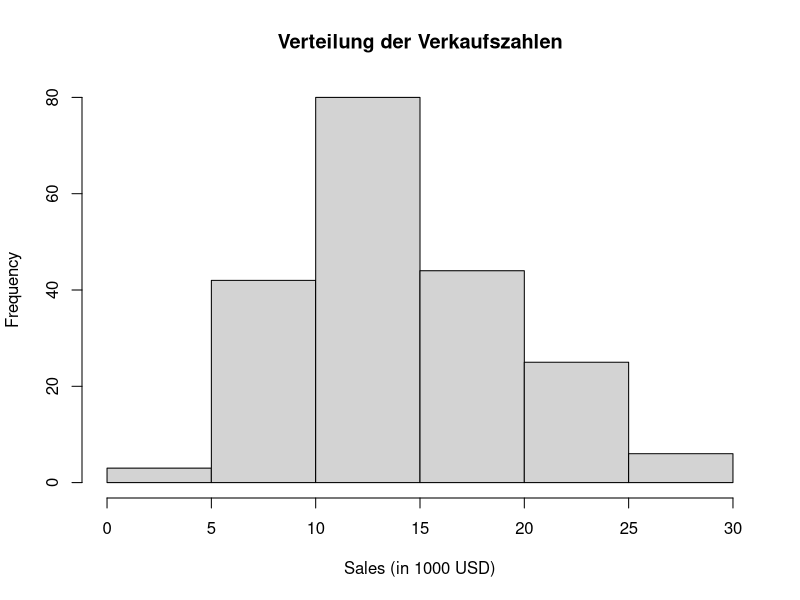
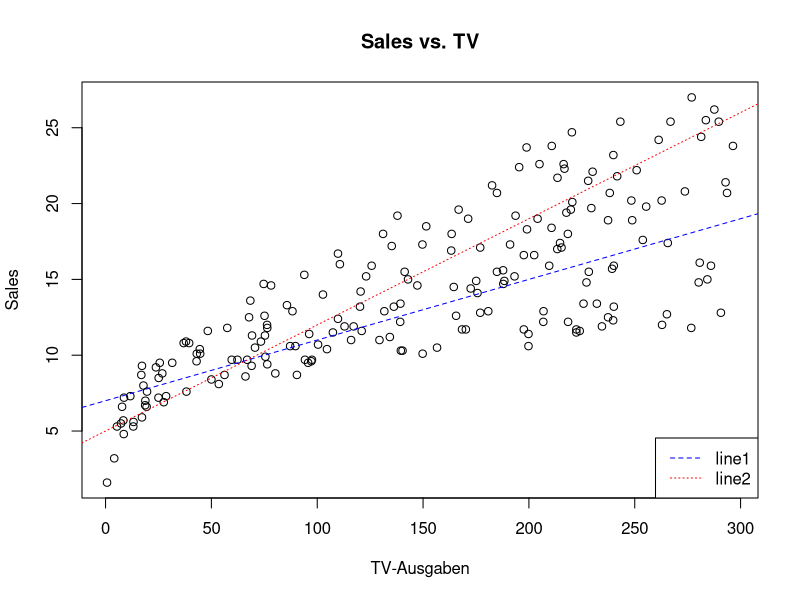
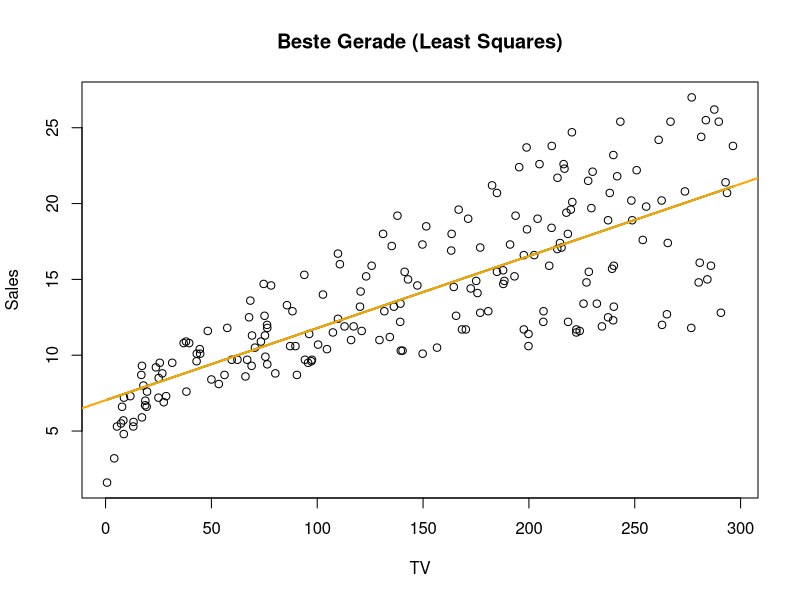
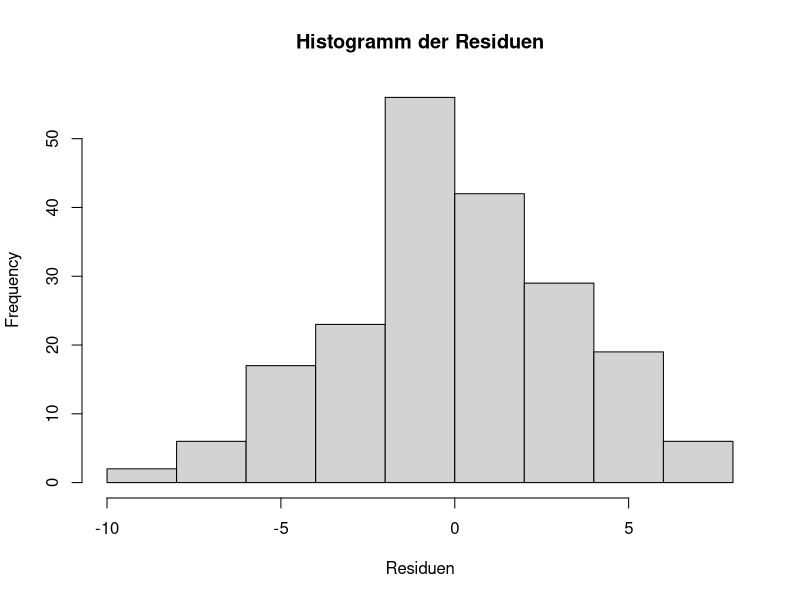
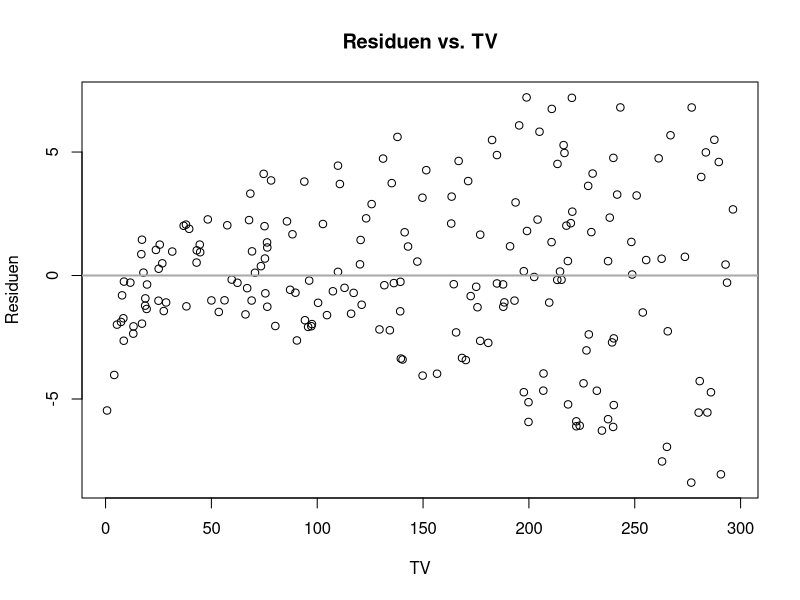

Write the R code that produced these figures, in order.
##############################################################
# WDDA Lecture 05 - Einfache Lineare Regression
#
# 
##############################################################


# Pakete laden
library(readxl)

# Daten laden
data <- read_excel("data/WDDA_05.xlsx", sheet = "Advertising")

# variablen direkt anwählbar machen
attach(data)





##############################################################
# 1. Variation
##############################################################

# Basis-Visualisierung: Zielvariable
hist(sales, main = "Verteilung der Verkaufszahlen", xlab = "Sales (in 1000 USD)")
cat("Varianz von sales:", round(var(sales), 2), "\n\n")








##############################################################
# 2. Erklärende Variable
##############################################################

# Scatterplot: Zusammenhang zwischen TV und Verkaufszahlen
plot(sales ~ TV, main = "Sales vs. TV", xlab = "TV-Ausgaben", ylab = "Sales")








##############################################################
# 3. Kandidaten vergleichen!
# Welche Trendlinie "passt" besser?
##############################################################


# Zwei mögliche Linien (manuell definiert)
line1 <- function(x) { 7 + 0.04 * x }
line2 <- function(x) { 5 + 0.07 * x }
abline(a = 7, b = 0.04, col = "blue", lty = 2)
abline(a = 5, b = 0.07, col = "red", lty = 3)
legend("bottomright", legend = c("line1", "line2"), col = c("blue", "red"), lty = c(2, 3))








##############################################################
# 4. Abweichungen vom Modell: Quantifizierung
##############################################################


# Vergleich der Abweichungen
cat("Sum of Squared Errors:\n")
cat("line1:", sum((sales - line1(TV))^2), "\n")
cat("line2:", sum((sales - line2(TV))^2), "\n\n")






##############################################################
# 5. Best Fit: Schätzgerade
##############################################################


# Methode der kleinsten Quadrate (händisch)
b1 <- cor(sales, TV) * sd(sales) / sd(TV)
b0 <- mean(sales) - b1 * mean(TV)
lbf <- function(x) { b0 + b1 * x }

# Zeichne Schätzgerade
plot(sales ~ TV, main = "Beste Gerade (Least Squares)", xlab = "TV", ylab = "Sales")
curve(lbf(x), add = TRUE, col = "darkgreen", lwd = 2)

# Abweichung (RSS)
rss <- sum((sales - lbf(TV))^2)
cat("Minimale Abweichung (RSS) der Schätzgerade:", round(rss, 2), "\n\n")

# Regressionsmodell mit lm()
md1 <- lm(sales ~ TV)
abline(md1, col = "orange", lwd = 2, lty = 1)








##############################################################
# 6. Residuen
##############################################################



# 1. Residuum (Beobachtung: TV = 230.1, sales = 22.1)
tv_val <- 230.1
sales_obs <- 22.1
sales_hat <- predict(md1, newdata = data.frame(TV = tv_val))
resid1 <- sales_obs - sales_hat
cat("1. Residuum:", round(resid1, 2), "\n\n")







##############################################################
# 7. TSS und RSS
##############################################################



# Quadratsummen: TSS, RSS, ESS
TSS <- sum((sales - mean(sales))^2)
RSS <- sum((sales - lbf(TV))^2)
ESS <- sum((lbf(TV) - mean(lbf(TV)))^2)








##############################################################
# 8. Zerlegung der Variation
##############################################################


cat("TSS (Totale Variation):", round(TSS, 2), "\n")
cat("RSS (Residuen):", round(RSS, 2), "\n")
cat("ESS (Erklärte Variation):", round(ESS, 2), "\n")
cat("TSS = ESS + RSS:", round(TSS, 2), "=", round(ESS, 2), "+", round(RSS, 2), "\n\n")









##############################################################
# 9. Bestimmtheitsmass
##############################################################



# Bestimmtheitsmass R²
r_squared <- (TSS - RSS) / TSS
r_squared_check <- cor(sales, TV)^2
cat("Bestimmtheitsmass R² (aus Varianzanalyse):", round(r_squared, 4), "\n")
cat("Bestimmtheitsmass R² (aus Korrelation):    ", round(r_squared_check, 4), "\n\n")










##############################################################
# 10. Erwartungen an Residuen
##############################################################


# Residuen-Diagnostik
hist(resid(md1), main = "Histogramm der Residuen", xlab = "Residuen")
plot(resid(md1) ~ TV, main = "Residuen vs. TV", xlab = "TV", ylab = "Residuen")
abline(h = 0, col = "darkgray", lwd = 2)

# Standardfehler der Regression (RSE)
n <- length(sales)
RSE_manual <- sqrt(RSS / (n - 2))
RSE_lm <- summary(md1)$sigma
cat("RSE (manuell):", round(RSE_manual, 3), "\n")
cat("RSE (aus lm()):", round(RSE_lm, 3), "\n\n")









##############################################################
# 11. Prognose
##############################################################





# Prognose + Prognoseintervall
tv_new <- 230.1
predicted <- predict(md1, newdata = data.frame(TV = tv_new))
cat("Punktschätzung bei TV =", tv_new, ":", round(predicted, 2), "\n")
cat("95%-Prognoseintervall ≈", round(predicted - 2 * RSE_lm, 2), "bis", round(predicted + 2 * RSE_lm, 2), "\n\n")

# Interpretation der Koeffizienten
cat("Interpretation:\n")
cat("- Achsenabschnitt:", round(coef(md1)[1], 2), "→ erwartete sales bei TV = 0\n")
cat("- Steigung:", round(coef(md1)[2], 2), "→ erwarteter Anstieg von sales bei +1000$ TV\n")
